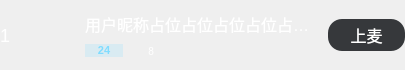
<?xml version="1.0" encoding="UTF-8"?>
<ui version="4.0">
 <class>MicseQuenceItem</class>
 <widget class="QDialog" name="MicseQuenceItem">
  <property name="geometry">
   <rect>
    <x>0</x>
    <y>0</y>
    <width>405</width>
    <height>70</height>
   </rect>
  </property>
  <property name="maximumSize">
   <size>
    <width>16777215</width>
    <height>70</height>
   </size>
  </property>
  <property name="windowTitle">
   <string>Dialog</string>
  </property>
  <layout class="QHBoxLayout" name="horizontalLayout">
   <property name="spacing">
    <number>8</number>
   </property>
   <property name="leftMargin">
    <number>0</number>
   </property>
   <property name="topMargin">
    <number>0</number>
   </property>
   <property name="rightMargin">
    <number>0</number>
   </property>
   <property name="bottomMargin">
    <number>0</number>
   </property>
   <item>
    <widget class="QLabel" name="label">
     <property name="minimumSize">
      <size>
       <width>22</width>
       <height>0</height>
      </size>
     </property>
     <property name="styleSheet">
      <string notr="true">font-family: &quot;微软雅黑&quot;;
font-weight: 400;
font-size: 18px;
color: #FFFFFF;
line-height: 22px;
font-style: normal;</string>
     </property>
     <property name="text">
      <string>1</string>
     </property>
    </widget>
   </item>
   <item>
    <widget class="CRoundLabel" name="image">
     <property name="minimumSize">
      <size>
       <width>47</width>
       <height>46</height>
      </size>
     </property>
     <property name="maximumSize">
      <size>
       <width>47</width>
       <height>46</height>
      </size>
     </property>
     <property name="text">
      <string/>
     </property>
     <property name="scaledContents">
      <bool>true</bool>
     </property>
    </widget>
   </item>
   <item>
    <layout class="QVBoxLayout" name="verticalLayout">
     <property name="spacing">
      <number>2</number>
     </property>
     <property name="topMargin">
      <number>9</number>
     </property>
     <property name="bottomMargin">
      <number>9</number>
     </property>
     <item>
      <widget class="QLabel" name="nameLab">
       <property name="minimumSize">
        <size>
         <width>0</width>
         <height>22</height>
        </size>
       </property>
       <property name="styleSheet">
        <string notr="true">font-family: &quot;微软雅黑&quot;;
font-weight: 400;
font-size: 16px;
color: #FFFFFF;
line-height: 22px;
font-style: normal;</string>
       </property>
       <property name="text">
        <string>用户昵称占位占位占位占位占…</string>
       </property>
      </widget>
     </item>
     <item>
      <layout class="QHBoxLayout" name="horizontalLayout_2">
       <item>
        <widget class="QPushButton" name="pushButton">
         <property name="minimumSize">
          <size>
           <width>38</width>
           <height>0</height>
          </size>
         </property>
         <property name="styleSheet">
          <string notr="true">background: rgba(128, 220, 255, 0.2);
border-radius: 8px;

font-family: &quot;微软雅黑&quot;;
font-weight: 500;
font-size: 11px;
color: #80DCFF;
line-height: 16px;
</string>
         </property>
         <property name="text">
          <string>24</string>
         </property>
         <property name="icon">
          <iconset resource="../res.qrc">
           <normaloff>:/images/live_people_man.png</normaloff>:/images/live_people_man.png</iconset>
         </property>
         <property name="iconSize">
          <size>
           <width>12</width>
           <height>12</height>
          </size>
         </property>
        </widget>
       </item>
       <item>
        <widget class="QLabel" name="user_lab">
         <property name="minimumSize">
          <size>
           <width>37</width>
           <height>16</height>
          </size>
         </property>
         <property name="maximumSize">
          <size>
           <width>37</width>
           <height>16</height>
          </size>
         </property>
         <property name="styleSheet">
          <string notr="true">font-family: &quot;微软雅黑&quot;;
font-weight: 400;
font-size: 10px;
color: #FFFFFF;
text-align: right;
font-style: normal;

background-image: url(:/images/live_lev.png);
background-position: center;
padding-right: 6px; 
 text-align: right;</string>
         </property>
         <property name="text">
          <string>8</string>
         </property>
         <property name="alignment">
          <set>Qt::AlignRight|Qt::AlignTrailing|Qt::AlignVCenter</set>
         </property>
        </widget>
       </item>
       <item>
        <spacer name="horizontalSpacer">
         <property name="orientation">
          <enum>Qt::Horizontal</enum>
         </property>
         <property name="sizeHint" stdset="0">
          <size>
           <width>40</width>
           <height>20</height>
          </size>
         </property>
        </spacer>
       </item>
      </layout>
     </item>
    </layout>
   </item>
   <item>
    <widget class="QPushButton" name="micBtn">
     <property name="minimumSize">
      <size>
       <width>77</width>
       <height>32</height>
      </size>
     </property>
     <property name="maximumSize">
      <size>
       <width>77</width>
       <height>32</height>
      </size>
     </property>
     <property name="styleSheet">
      <string notr="true">background: #36383B;
border-radius: 14px;

font-family: &quot;微软雅黑&quot;;
font-size: 16px;
color: #FFFFFF;
</string>
     </property>
     <property name="text">
      <string>上麦</string>
     </property>
     <property name="iconSize">
      <size>
       <width>16</width>
       <height>17</height>
      </size>
     </property>
    </widget>
   </item>
  </layout>
 </widget>
 <customwidgets>
  <customwidget>
   <class>CRoundLabel</class>
   <extends>QLabel</extends>
   <header location="global">CRoundLabel.h</header>
  </customwidget>
 </customwidgets>
 <resources>
  <include location="../res.qrc"/>
 </resources>
 <connections/>
</ui>
